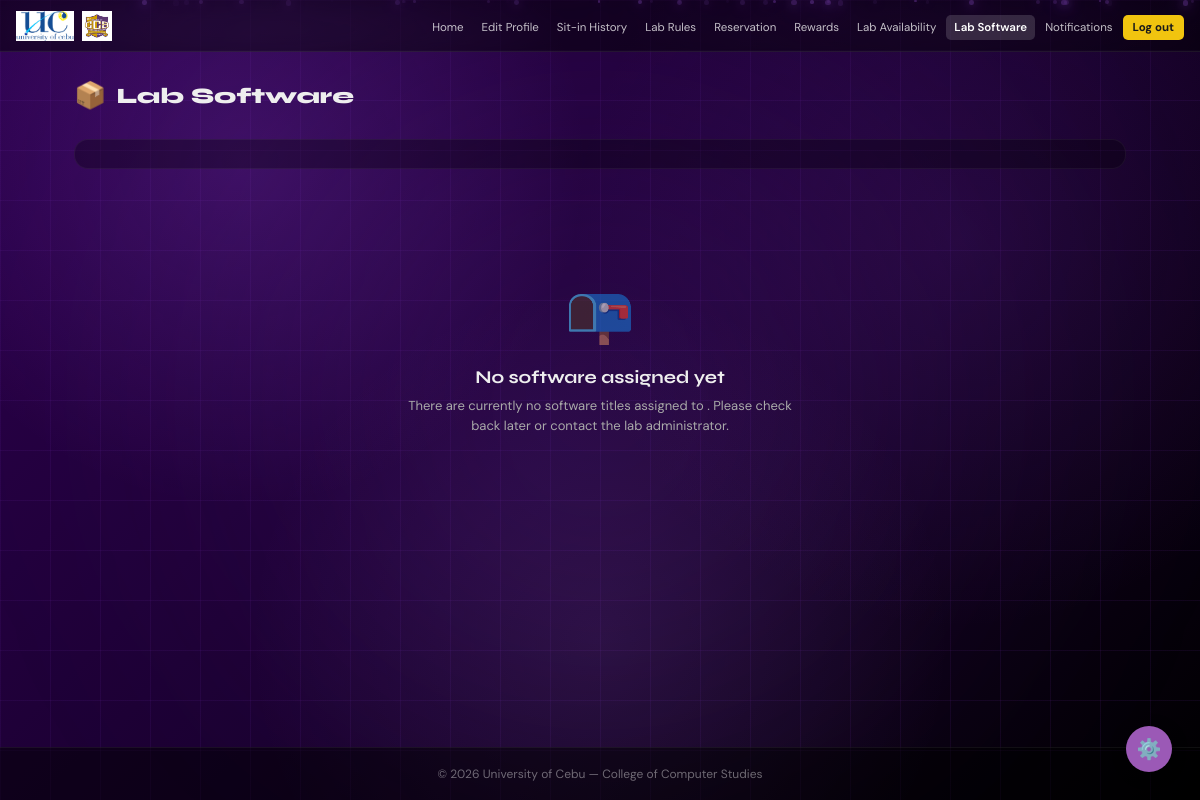
Page /student/lab_software (signed in) on the earlier database version.
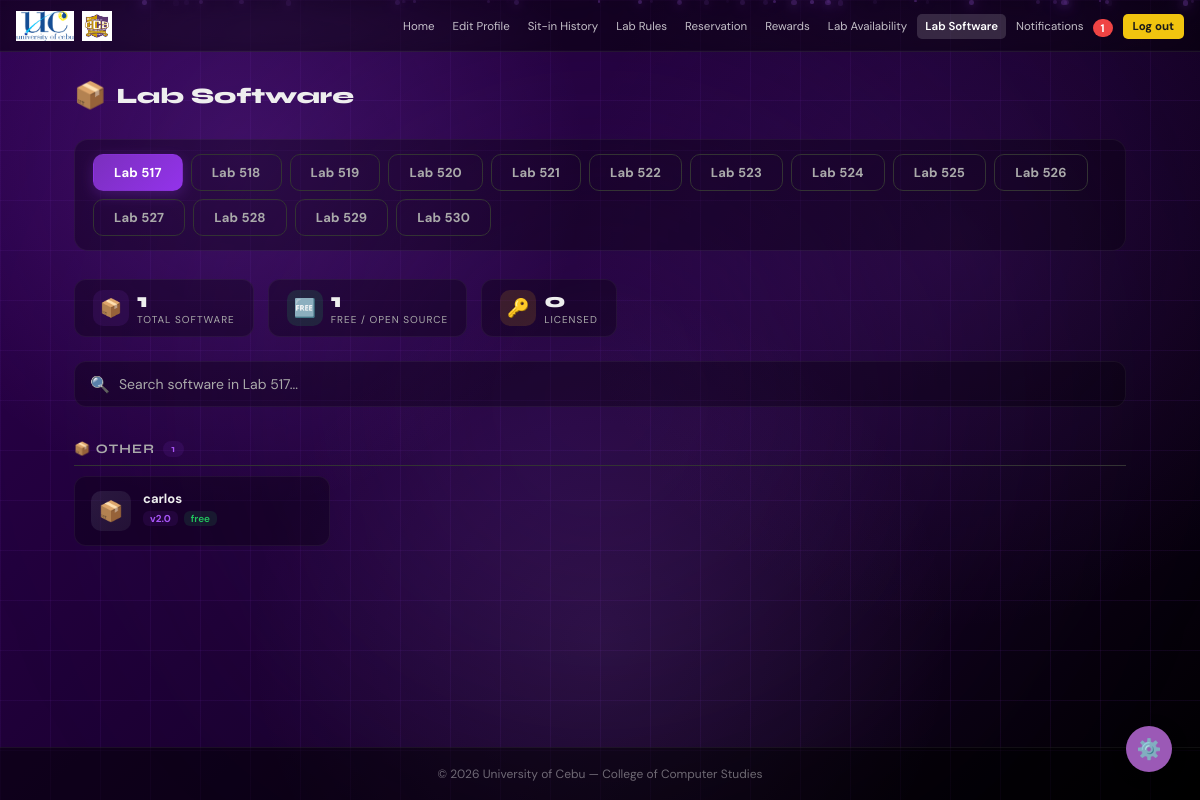
Same page on the later database version.
### tables this page shows
CREATE TABLE laboratory (
        id INTEGER PRIMARY KEY AUTOINCREMENT,
        lab_name TEXT NOT NULL UNIQUE,
        description TEXT DEFAULT ''
    );

CREATE TABLE software (
        id INTEGER PRIMARY KEY AUTOINCREMENT,
        name TEXT NOT NULL UNIQUE,
        version TEXT DEFAULT '',
        license TEXT DEFAULT ''
    );

### app.py (the view)
@app.route('/student/lab_software')
def student_lab_software():
    if not student_required():
        return redirect(url_for('login'))
    conn = get_db()
    labs = conn.execute("SELECT * FROM laboratory WHERE lab_name LIKE 'Lab 5%' ORDER BY lab_name").fetchall()
    try:
        raw_lab_id = request.args.get('lab_id')
        selected_lab_id = int(raw_lab_id) if raw_lab_id else (labs[0]['id'] if labs else 0)
    except (ValueError, TypeError):
        selected_lab_id = labs[0]['id'] if labs else 0
    selected_lab_name = ''
    for lab in labs:
        if lab['id'] == selected_lab_id:
            selected_lab_name = lab['lab_name']
            break
    software_list = []
    if selected_lab_id:
        software_list = conn.execute('''
            SELECT sw.id, sw.name, sw.version, sw.license
            FROM lab_software ls
            JOIN software sw ON sw.id = ls.software_id
            WHERE ls.lab_id = ?
            ORDER BY sw.name
        ''', (selected_lab_id,)).fetchall()
    free_count = sum(1 for sw in software_list if sw['license'] and ('free' in sw['license'].lower() or 'open' in sw['license'].lower()))
    licensed_count = len(software_list) - free_count
    conn.close()
    return render_template('student/lab_software.html',
                           labs=labs,
                           software_list=software_list,
                           selected_lab_id=selected_lab_id,
                           selected_lab_name=selected_lab_name,
                           free_count=free_count,
                           licensed_count=licensed_count)

### app.py (called while the page is built, shortened)
def get_db():
    conn = sqlite3.connect(os.path.join(BASE_DIR, 'database.db'))
    conn.row_factory = sqlite3.Row
    return conn

@app.before_request
def csrf_protect():
    if 'csrf_token' not in session:
        session['csrf_token'] = secrets.token_hex(16)
    if request.method == "POST":
        token = session.get('csrf_token', '')
        form_token = request.form.get('csrf_token', '')
        if not token or token != form_token:
            flash('Invalid request. Please try again.', 'error')
            return redirect(request.url)

@app.context_processor
def inject_unread_count():
    if 'user_id' in session and session.get('role') == 'student':
        conn = get_db()
        count = conn.execute('''
            SELECT COUNT(*) FROM notifications
            WHERE is_read = 0 AND (idnum = ? OR idnum = 'global')
        ''', (session['user_idnum'],)).fetchone()[0]
        conn.close()
        return dict(unread_count=count)

def student_required():
    return 'user_id' in session and session.get('role') == 'student'

### templates/student/lab_software.html (shortened to what the changed rows need)
<!DOCTYPE html>
<html lang="en" data-theme="dark">
<head>
  <link rel="stylesheet" href="{{ url_for('static', filename='style.css') }}" />
  <link href="https://cdnjs.cloudflare.com/ajax/libs/toastr.js/latest/toastr.min.css" rel="stylesheet"/>
</head>
<body>
  <nav>
    <ul class="nav-links">
      <li>
        <a href="{{ url_for('student_notifications') }}">
          Notifications
          {% if unread_count > 0 %}<span class="notification-badge">{{ unread_count }}</span>{% endif %}
        </a>
      </li>
    </ul>
  </nav>
  <main>
    <div class="sw-page">
      <div class="sw-page-header">
        <h2><span class="icon">📦</span> Lab Software</h2>
      </div>
      <div class="lab-tabs">
        {% for lab in labs %}
        <a href="{{ url_for('student_lab_software', lab_id=lab['id']) }}"
           class="lab-tab {% if lab['id'] == selected_lab_id %}active{% endif %}">
          {{ lab['lab_name'] }}
        </a>
        {% endfor %}
      </div>
      {% if software_list %}
      <div class="sw-stats">
        <div class="sw-stat-chip">
          <div class="stat-icon purple">📦</div>
          <div class="stat-info">
            <div class="stat-num">{{ software_list|length }}</div>
            <div class="stat-label">Total Software</div>
          </div>
        </div>
        <div class="sw-stat-chip">
          <div class="stat-icon green">🆓</div>
          <div class="stat-info">
            <div class="stat-num">{{ free_count }}</div>
            <div class="stat-label">Free / Open Source</div>
          </div>
        </div>
        <div class="sw-stat-chip">
          <div class="stat-icon gold">🔑</div>
          <div class="stat-info">
            <div class="stat-num">{{ licensed_count }}</div>
            <div class="stat-label">Licensed</div>
          </div>
        </div>
      </div>
      <div class="sw-search-bar">
        <span class="search-icon">🔍</span>
        <input type="text" id="sw-search" placeholder="Search software in {{ selected_lab_name }}..." autocomplete="off" />
      </div>
      <div id="sw-container">
        {% for cat_label, cat_class, cat_names in categories %}
          {% set cat_sw = [] %}
          {% if cat_sw %}
          <div class="cat-section" data-category="{{ cat_label }}">
            <div class="cat-header">
              {{ cat_label }}
              <span class="cat-count">{{ cat_sw|length }}</span>
            </div>
            <div class="sw-grid">
              {% for sw in cat_sw %}
              <div class="sw-card" data-name="{{ sw['name']|lower }}">
                <div class="sw-icon-box {{ cat_class }}">
                  {% if cat_class == 'dev' %}💻{% elif cat_class == 'db' %}🗄️{% elif cat_class == 'net' %}🌐{% elif cat_class == 'office' %}📄{% elif cat_class == 'design' %}🎨{% elif cat_class == 'browser' %}🌍{% else %}📦{% endif %}
                </div>
                <div class="sw-details">
                  <div class="sw-name">{{ sw['name'] }}</div>
                  <div class="sw-meta">
                    {% if sw['version'] %}
                    <span class="sw-version-badge">v{{ sw['version'] }}</span>
                    {% endif %}
                    {% if sw['license'] %}
                    <span class="sw-license-badge {% if 'free' in sw['license']|lower or 'open' in sw['license']|lower %}free{% else %}licensed{% endif %}">
                      {{ sw['license'] }}
                    </span>
                    {% endif %}
                  </div>
                </div>
              </div>
              {% endfor %}
            </div>
          </div>
          {% endif %}
        {% endfor %}
      </div>
      {% else %}
      <div class="sw-empty-state">
        <div class="empty-icon">📭</div>
        <div class="empty-title">No software assigned yet</div>
        <div class="empty-desc">
          There are currently no software titles assigned to <strong>{{ selected_lab_name }}</strong>.
          Please check back later or contact the lab administrator.
        </div>
      </div>
      {% endif %}
    </div>
  </main>
</body>
</html>

Differences in the rows shown:
added laboratory: lab_name "Lab 517", lab_name "Search software in Lab 517..."
added laboratory: lab_name "Lab 518"
added laboratory: lab_name "Lab 519"
added laboratory: lab_name "Lab 520"
added laboratory: lab_name "Lab 521"
added laboratory: lab_name "Lab 522"
added laboratory: lab_name "Lab 523"
added laboratory: lab_name "Lab 524"
added laboratory: lab_name "Lab 525"
added laboratory: lab_name "Lab 526"
added laboratory: lab_name "Lab 527"
added laboratory: lab_name "Lab 528"
added laboratory: lab_name "Lab 529"
added laboratory: lab_name "Lab 530"
added software: name "carlos", version "2.0", license "free"
Other differences:
{{ unread_count }}: (not shown) → "1"
{{ software_list|length }}: (not shown) → "1"
{{ free_count }}: (not shown) → "1"
{{ licensed_count }}: (not shown) → "0"
text no longer shown: "📭 No software assigned yet There are currently no software titles assigned to . Please check back later or contact the lab administrator."
text now shown: "📦 TOTAL SOFTWARE 🆓 FREE / OPEN SOURCE 🔑 LICENSED 🔍"
new list line: "📦 OTHER 1"
